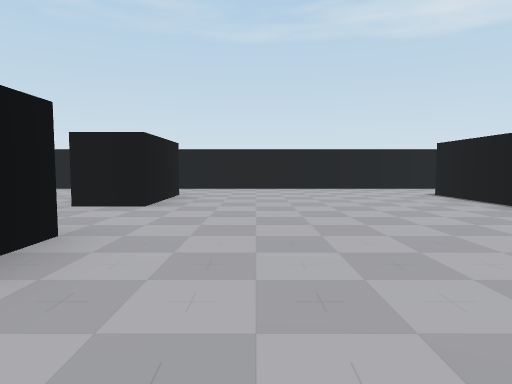
view 1 (above)

13 first-person views from a walk through a Unity game level. The camera is 0.51 m above the floor, tilts 4° down and sees 75° across. The floor is counted in squares, 1 m on a side. Each view is taken from the middle of a square. On the plan, view 1 faces up. The plan holds only what a view shows up to about 9 squares ahead; the rest is blank. The player character is not drawn.

view 2
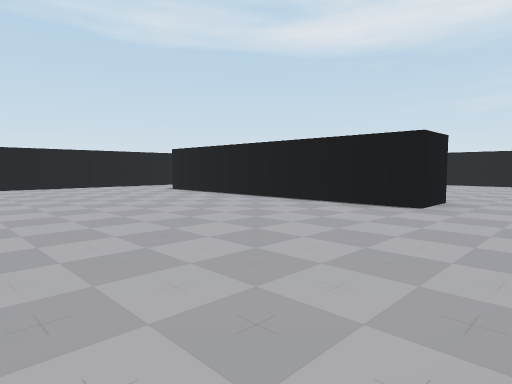

view 3
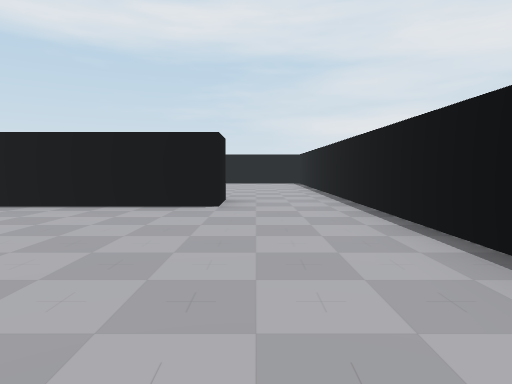

view 4
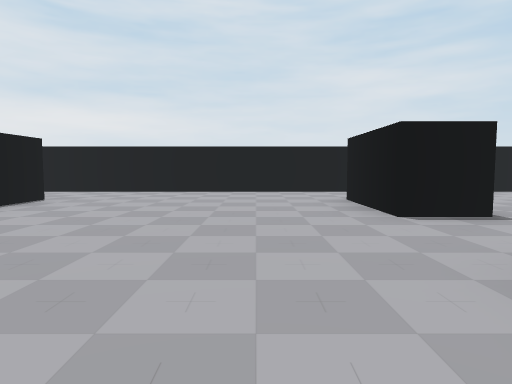

view 5
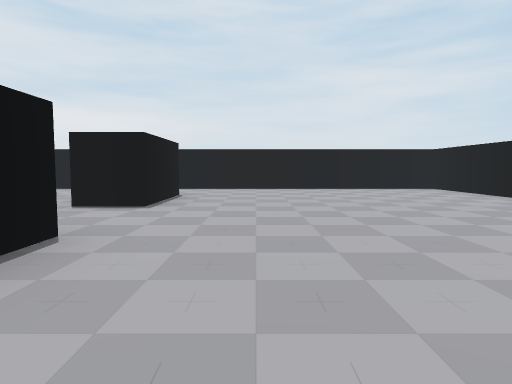

view 6
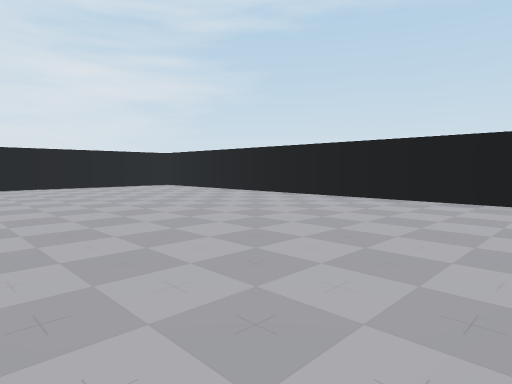

view 7
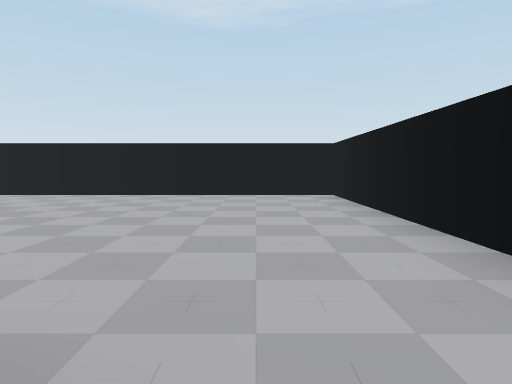

view 8
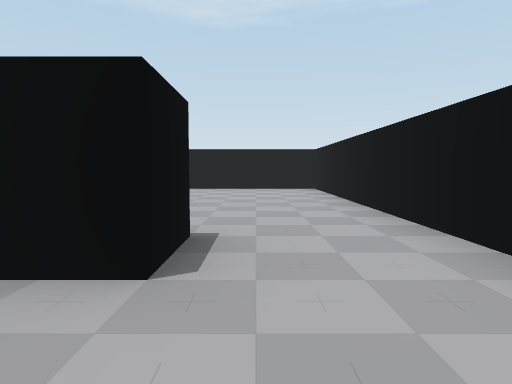

view 9
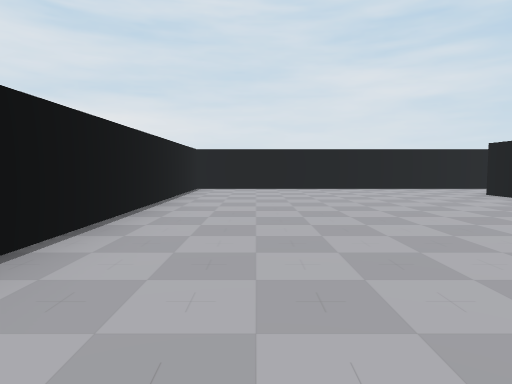

view 10
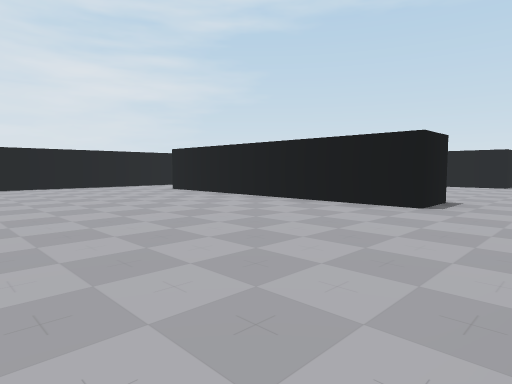

view 11
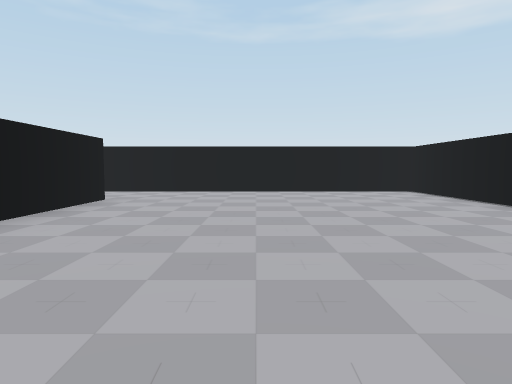

view 12
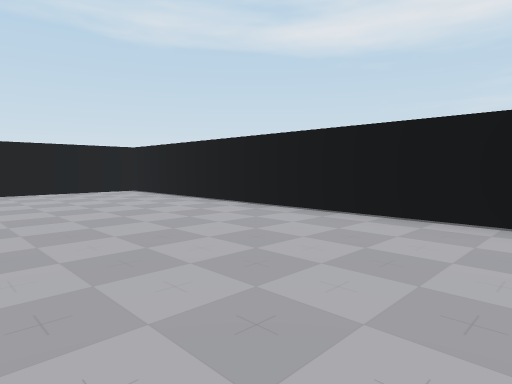

view 13
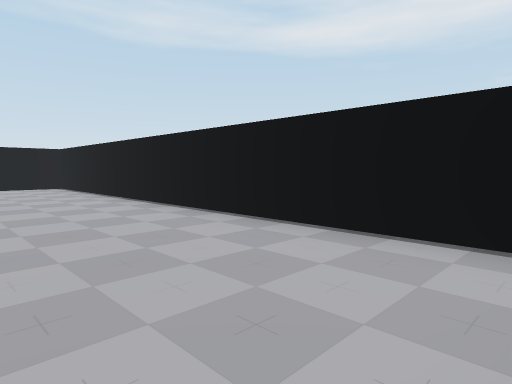

### Floor plan
Ten units are one square. View 1 is at (0, 0); x grows to the right and y downward. Boxes are objects, and circles mark ways between rooms. Rooms are numbered by the first view taken in them; rooms with no view inside come last. Other rooms are left out.
<svg viewBox="-90 -90 200 110">
<path fill="none" stroke="#000" d="M-25 -25 -15 -25 -15 -5M-25 -65 -15 -65 -15 -45 -25 -45M45 -5 35 -5 35 -65 45 -65M45 -85 -25 -85M-25 15 45 15M-25 -45 -25 -51M-25 -5 -25 -25M-25 -85 -85 -85 -85 15 -25 15M45 -65 45 -5M45 15 105 15 105 -85 45 -85"/>
<circle cx="-20" cy="-35" r="3" fill="#2a7"/>
<circle cx="-20" cy="-75" r="3" fill="#2a7"/>
<circle cx="-20" cy="5" r="3" fill="#2a7"/>
<circle cx="40" cy="-75" r="3" fill="#2a7"/>
<circle cx="40" cy="5" r="3" fill="#2a7"/>
<text x="10" y="-40">1</text>
<text x="-60" y="-40">2</text>
<text x="70" y="-40">3</text>
</svg>
Room 1 opens to room 2. Room 1 opens to room 3.

Where each view was taken, in squares from view 1:
view 1: 0 up, 0 right, facing up
view 2: 1 down, 1 left, facing up-right
view 3: 0 up, 1 left, facing right
view 4: 6 up, 0 right, facing down
view 5: 7 up, 4 left, facing down
view 6: 8 up, 3 left, facing down-left
view 7: 7 up, 2 left, facing left
view 8: 7 up, 0 right, facing left
view 9: 7 up, 9 right, facing down
view 10: 8 up, 9 right, facing down-left
view 11: 1 up, 7 right, facing up
view 12: 1 up, 7 right, facing up-right
view 13: 1 down, 8 right, facing up-right
